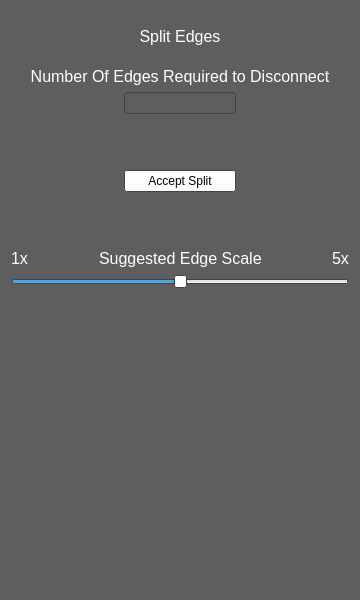
<?xml version="1.0" encoding="UTF-8"?>
<ui version="4.0">
 <class>SplitTabWidget</class>
 <widget class="QWidget" name="SplitTabWidget">
  <property name="geometry">
   <rect>
    <x>0</x>
    <y>0</y>
    <width>360</width>
    <height>600</height>
   </rect>
  </property>
  <property name="sizePolicy">
   <sizepolicy hsizetype="Preferred" vsizetype="Preferred">
    <horstretch>0</horstretch>
    <verstretch>0</verstretch>
   </sizepolicy>
  </property>
  <property name="minimumSize">
   <size>
    <width>360</width>
    <height>600</height>
   </size>
  </property>
  <property name="palette">
   <palette>
    <active>
     <colorrole role="WindowText">
      <brush brushstyle="SolidPattern">
       <color alpha="255">
        <red>255</red>
        <green>255</green>
        <blue>255</blue>
       </color>
      </brush>
     </colorrole>
     <colorrole role="Button">
      <brush brushstyle="SolidPattern">
       <color alpha="255">
        <red>255</red>
        <green>255</green>
        <blue>255</blue>
       </color>
      </brush>
     </colorrole>
     <colorrole role="Light">
      <brush brushstyle="SolidPattern">
       <color alpha="255">
        <red>255</red>
        <green>255</green>
        <blue>255</blue>
       </color>
      </brush>
     </colorrole>
     <colorrole role="Midlight">
      <brush brushstyle="SolidPattern">
       <color alpha="255">
        <red>255</red>
        <green>255</green>
        <blue>255</blue>
       </color>
      </brush>
     </colorrole>
     <colorrole role="Dark">
      <brush brushstyle="SolidPattern">
       <color alpha="255">
        <red>127</red>
        <green>127</green>
        <blue>127</blue>
       </color>
      </brush>
     </colorrole>
     <colorrole role="Mid">
      <brush brushstyle="SolidPattern">
       <color alpha="255">
        <red>170</red>
        <green>170</green>
        <blue>170</blue>
       </color>
      </brush>
     </colorrole>
     <colorrole role="Text">
      <brush brushstyle="SolidPattern">
       <color alpha="255">
        <red>255</red>
        <green>255</green>
        <blue>255</blue>
       </color>
      </brush>
     </colorrole>
     <colorrole role="BrightText">
      <brush brushstyle="SolidPattern">
       <color alpha="255">
        <red>255</red>
        <green>255</green>
        <blue>255</blue>
       </color>
      </brush>
     </colorrole>
     <colorrole role="ButtonText">
      <brush brushstyle="SolidPattern">
       <color alpha="255">
        <red>0</red>
        <green>0</green>
        <blue>0</blue>
       </color>
      </brush>
     </colorrole>
     <colorrole role="Base">
      <brush brushstyle="SolidPattern">
       <color alpha="255">
        <red>94</red>
        <green>94</green>
        <blue>94</blue>
       </color>
      </brush>
     </colorrole>
     <colorrole role="Window">
      <brush brushstyle="SolidPattern">
       <color alpha="255">
        <red>94</red>
        <green>94</green>
        <blue>94</blue>
       </color>
      </brush>
     </colorrole>
     <colorrole role="Shadow">
      <brush brushstyle="SolidPattern">
       <color alpha="255">
        <red>0</red>
        <green>0</green>
        <blue>0</blue>
       </color>
      </brush>
     </colorrole>
     <colorrole role="AlternateBase">
      <brush brushstyle="SolidPattern">
       <color alpha="255">
        <red>94</red>
        <green>94</green>
        <blue>94</blue>
       </color>
      </brush>
     </colorrole>
     <colorrole role="ToolTipBase">
      <brush brushstyle="SolidPattern">
       <color alpha="255">
        <red>255</red>
        <green>255</green>
        <blue>220</blue>
       </color>
      </brush>
     </colorrole>
     <colorrole role="ToolTipText">
      <brush brushstyle="SolidPattern">
       <color alpha="255">
        <red>0</red>
        <green>0</green>
        <blue>0</blue>
       </color>
      </brush>
     </colorrole>
    </active>
    <inactive>
     <colorrole role="WindowText">
      <brush brushstyle="SolidPattern">
       <color alpha="255">
        <red>255</red>
        <green>255</green>
        <blue>255</blue>
       </color>
      </brush>
     </colorrole>
     <colorrole role="Button">
      <brush brushstyle="SolidPattern">
       <color alpha="255">
        <red>255</red>
        <green>255</green>
        <blue>255</blue>
       </color>
      </brush>
     </colorrole>
     <colorrole role="Light">
      <brush brushstyle="SolidPattern">
       <color alpha="255">
        <red>255</red>
        <green>255</green>
        <blue>255</blue>
       </color>
      </brush>
     </colorrole>
     <colorrole role="Midlight">
      <brush brushstyle="SolidPattern">
       <color alpha="255">
        <red>255</red>
        <green>255</green>
        <blue>255</blue>
       </color>
      </brush>
     </colorrole>
     <colorrole role="Dark">
      <brush brushstyle="SolidPattern">
       <color alpha="255">
        <red>127</red>
        <green>127</green>
        <blue>127</blue>
       </color>
      </brush>
     </colorrole>
     <colorrole role="Mid">
      <brush brushstyle="SolidPattern">
       <color alpha="255">
        <red>170</red>
        <green>170</green>
        <blue>170</blue>
       </color>
      </brush>
     </colorrole>
     <colorrole role="Text">
      <brush brushstyle="SolidPattern">
       <color alpha="255">
        <red>255</red>
        <green>255</green>
        <blue>255</blue>
       </color>
      </brush>
     </colorrole>
     <colorrole role="BrightText">
      <brush brushstyle="SolidPattern">
       <color alpha="255">
        <red>255</red>
        <green>255</green>
        <blue>255</blue>
       </color>
      </brush>
     </colorrole>
     <colorrole role="ButtonText">
      <brush brushstyle="SolidPattern">
       <color alpha="255">
        <red>0</red>
        <green>0</green>
        <blue>0</blue>
       </color>
      </brush>
     </colorrole>
     <colorrole role="Base">
      <brush brushstyle="SolidPattern">
       <color alpha="255">
        <red>94</red>
        <green>94</green>
        <blue>94</blue>
       </color>
      </brush>
     </colorrole>
     <colorrole role="Window">
      <brush brushstyle="SolidPattern">
       <color alpha="255">
        <red>94</red>
        <green>94</green>
        <blue>94</blue>
       </color>
      </brush>
     </colorrole>
     <colorrole role="Shadow">
      <brush brushstyle="SolidPattern">
       <color alpha="255">
        <red>0</red>
        <green>0</green>
        <blue>0</blue>
       </color>
      </brush>
     </colorrole>
     <colorrole role="AlternateBase">
      <brush brushstyle="SolidPattern">
       <color alpha="255">
        <red>94</red>
        <green>94</green>
        <blue>94</blue>
       </color>
      </brush>
     </colorrole>
     <colorrole role="ToolTipBase">
      <brush brushstyle="SolidPattern">
       <color alpha="255">
        <red>255</red>
        <green>255</green>
        <blue>220</blue>
       </color>
      </brush>
     </colorrole>
     <colorrole role="ToolTipText">
      <brush brushstyle="SolidPattern">
       <color alpha="255">
        <red>0</red>
        <green>0</green>
        <blue>0</blue>
       </color>
      </brush>
     </colorrole>
    </inactive>
    <disabled>
     <colorrole role="WindowText">
      <brush brushstyle="SolidPattern">
       <color alpha="255">
        <red>127</red>
        <green>127</green>
        <blue>127</blue>
       </color>
      </brush>
     </colorrole>
     <colorrole role="Button">
      <brush brushstyle="SolidPattern">
       <color alpha="255">
        <red>255</red>
        <green>255</green>
        <blue>255</blue>
       </color>
      </brush>
     </colorrole>
     <colorrole role="Light">
      <brush brushstyle="SolidPattern">
       <color alpha="255">
        <red>255</red>
        <green>255</green>
        <blue>255</blue>
       </color>
      </brush>
     </colorrole>
     <colorrole role="Midlight">
      <brush brushstyle="SolidPattern">
       <color alpha="255">
        <red>255</red>
        <green>255</green>
        <blue>255</blue>
       </color>
      </brush>
     </colorrole>
     <colorrole role="Dark">
      <brush brushstyle="SolidPattern">
       <color alpha="255">
        <red>127</red>
        <green>127</green>
        <blue>127</blue>
       </color>
      </brush>
     </colorrole>
     <colorrole role="Mid">
      <brush brushstyle="SolidPattern">
       <color alpha="255">
        <red>170</red>
        <green>170</green>
        <blue>170</blue>
       </color>
      </brush>
     </colorrole>
     <colorrole role="Text">
      <brush brushstyle="SolidPattern">
       <color alpha="255">
        <red>127</red>
        <green>127</green>
        <blue>127</blue>
       </color>
      </brush>
     </colorrole>
     <colorrole role="BrightText">
      <brush brushstyle="SolidPattern">
       <color alpha="255">
        <red>255</red>
        <green>255</green>
        <blue>255</blue>
       </color>
      </brush>
     </colorrole>
     <colorrole role="ButtonText">
      <brush brushstyle="SolidPattern">
       <color alpha="255">
        <red>127</red>
        <green>127</green>
        <blue>127</blue>
       </color>
      </brush>
     </colorrole>
     <colorrole role="Base">
      <brush brushstyle="SolidPattern">
       <color alpha="255">
        <red>94</red>
        <green>94</green>
        <blue>94</blue>
       </color>
      </brush>
     </colorrole>
     <colorrole role="Window">
      <brush brushstyle="SolidPattern">
       <color alpha="255">
        <red>94</red>
        <green>94</green>
        <blue>94</blue>
       </color>
      </brush>
     </colorrole>
     <colorrole role="Shadow">
      <brush brushstyle="SolidPattern">
       <color alpha="255">
        <red>0</red>
        <green>0</green>
        <blue>0</blue>
       </color>
      </brush>
     </colorrole>
     <colorrole role="AlternateBase">
      <brush brushstyle="SolidPattern">
       <color alpha="255">
        <red>94</red>
        <green>94</green>
        <blue>94</blue>
       </color>
      </brush>
     </colorrole>
     <colorrole role="ToolTipBase">
      <brush brushstyle="SolidPattern">
       <color alpha="255">
        <red>255</red>
        <green>255</green>
        <blue>220</blue>
       </color>
      </brush>
     </colorrole>
     <colorrole role="ToolTipText">
      <brush brushstyle="SolidPattern">
       <color alpha="255">
        <red>0</red>
        <green>0</green>
        <blue>0</blue>
       </color>
      </brush>
     </colorrole>
    </disabled>
   </palette>
  </property>
  <property name="windowTitle">
   <string>Form</string>
  </property>
  <property name="autoFillBackground">
   <bool>true</bool>
  </property>
  <layout class="QGridLayout" name="gridLayout">
   <item row="0" column="0">
    <layout class="QVBoxLayout" name="verticalLayout_2">
     <property name="sizeConstraint">
      <enum>QLayout::SetMinimumSize</enum>
     </property>
     <property name="bottomMargin">
      <number>0</number>
     </property>
     <item>
      <layout class="QHBoxLayout" name="horizontalLayout_6">
       <property name="rightMargin">
        <number>0</number>
       </property>
       <item>
        <widget class="QLabel" name="label_16">
         <property name="sizePolicy">
          <sizepolicy hsizetype="Preferred" vsizetype="Preferred">
           <horstretch>1</horstretch>
           <verstretch>1</verstretch>
          </sizepolicy>
         </property>
         <property name="minimumSize">
          <size>
           <width>200</width>
           <height>50</height>
          </size>
         </property>
         <property name="palette">
          <palette>
           <active>
            <colorrole role="WindowText">
             <brush brushstyle="SolidPattern">
              <color alpha="255">
               <red>255</red>
               <green>255</green>
               <blue>255</blue>
              </color>
             </brush>
            </colorrole>
            <colorrole role="Button">
             <brush brushstyle="SolidPattern">
              <color alpha="255">
               <red>94</red>
               <green>94</green>
               <blue>94</blue>
              </color>
             </brush>
            </colorrole>
            <colorrole role="Light">
             <brush brushstyle="SolidPattern">
              <color alpha="255">
               <red>141</red>
               <green>141</green>
               <blue>141</blue>
              </color>
             </brush>
            </colorrole>
            <colorrole role="Midlight">
             <brush brushstyle="SolidPattern">
              <color alpha="255">
               <red>117</red>
               <green>117</green>
               <blue>117</blue>
              </color>
             </brush>
            </colorrole>
            <colorrole role="Dark">
             <brush brushstyle="SolidPattern">
              <color alpha="255">
               <red>47</red>
               <green>47</green>
               <blue>47</blue>
              </color>
             </brush>
            </colorrole>
            <colorrole role="Mid">
             <brush brushstyle="SolidPattern">
              <color alpha="255">
               <red>62</red>
               <green>62</green>
               <blue>62</blue>
              </color>
             </brush>
            </colorrole>
            <colorrole role="Text">
             <brush brushstyle="SolidPattern">
              <color alpha="255">
               <red>255</red>
               <green>255</green>
               <blue>255</blue>
              </color>
             </brush>
            </colorrole>
            <colorrole role="BrightText">
             <brush brushstyle="SolidPattern">
              <color alpha="255">
               <red>255</red>
               <green>255</green>
               <blue>255</blue>
              </color>
             </brush>
            </colorrole>
            <colorrole role="ButtonText">
             <brush brushstyle="SolidPattern">
              <color alpha="255">
               <red>255</red>
               <green>255</green>
               <blue>255</blue>
              </color>
             </brush>
            </colorrole>
            <colorrole role="Base">
             <brush brushstyle="SolidPattern">
              <color alpha="255">
               <red>0</red>
               <green>0</green>
               <blue>0</blue>
              </color>
             </brush>
            </colorrole>
            <colorrole role="Window">
             <brush brushstyle="SolidPattern">
              <color alpha="255">
               <red>94</red>
               <green>94</green>
               <blue>94</blue>
              </color>
             </brush>
            </colorrole>
            <colorrole role="Shadow">
             <brush brushstyle="SolidPattern">
              <color alpha="255">
               <red>0</red>
               <green>0</green>
               <blue>0</blue>
              </color>
             </brush>
            </colorrole>
            <colorrole role="AlternateBase">
             <brush brushstyle="SolidPattern">
              <color alpha="255">
               <red>47</red>
               <green>47</green>
               <blue>47</blue>
              </color>
             </brush>
            </colorrole>
            <colorrole role="ToolTipBase">
             <brush brushstyle="SolidPattern">
              <color alpha="255">
               <red>255</red>
               <green>255</green>
               <blue>220</blue>
              </color>
             </brush>
            </colorrole>
            <colorrole role="ToolTipText">
             <brush brushstyle="SolidPattern">
              <color alpha="255">
               <red>0</red>
               <green>0</green>
               <blue>0</blue>
              </color>
             </brush>
            </colorrole>
           </active>
           <inactive>
            <colorrole role="WindowText">
             <brush brushstyle="SolidPattern">
              <color alpha="255">
               <red>255</red>
               <green>255</green>
               <blue>255</blue>
              </color>
             </brush>
            </colorrole>
            <colorrole role="Button">
             <brush brushstyle="SolidPattern">
              <color alpha="255">
               <red>94</red>
               <green>94</green>
               <blue>94</blue>
              </color>
             </brush>
            </colorrole>
            <colorrole role="Light">
             <brush brushstyle="SolidPattern">
              <color alpha="255">
               <red>141</red>
               <green>141</green>
               <blue>141</blue>
              </color>
             </brush>
            </colorrole>
            <colorrole role="Midlight">
             <brush brushstyle="SolidPattern">
              <color alpha="255">
               <red>117</red>
               <green>117</green>
               <blue>117</blue>
              </color>
             </brush>
            </colorrole>
            <colorrole role="Dark">
             <brush brushstyle="SolidPattern">
              <color alpha="255">
               <red>47</red>
               <green>47</green>
               <blue>47</blue>
              </color>
             </brush>
            </colorrole>
            <colorrole role="Mid">
             <brush brushstyle="SolidPattern">
              <color alpha="255">
               <red>62</red>
               <green>62</green>
               <blue>62</blue>
              </color>
             </brush>
            </colorrole>
            <colorrole role="Text">
             <brush brushstyle="SolidPattern">
              <color alpha="255">
               <red>255</red>
               <green>255</green>
               <blue>255</blue>
              </color>
             </brush>
            </colorrole>
            <colorrole role="BrightText">
             <brush brushstyle="SolidPattern">
              <color alpha="255">
               <red>255</red>
               <green>255</green>
               <blue>255</blue>
              </color>
             </brush>
            </colorrole>
            <colorrole role="ButtonText">
             <brush brushstyle="SolidPattern">
              <color alpha="255">
               <red>255</red>
               <green>255</green>
               <blue>255</blue>
              </color>
             </brush>
            </colorrole>
            <colorrole role="Base">
             <brush brushstyle="SolidPattern">
              <color alpha="255">
               <red>0</red>
               <green>0</green>
               <blue>0</blue>
              </color>
             </brush>
            </colorrole>
            <colorrole role="Window">
             <brush brushstyle="SolidPattern">
              <color alpha="255">
               <red>94</red>
               <green>94</green>
               <blue>94</blue>
              </color>
             </brush>
            </colorrole>
            <colorrole role="Shadow">
             <brush brushstyle="SolidPattern">
              <color alpha="255">
               <red>0</red>
               <green>0</green>
               <blue>0</blue>
              </color>
             </brush>
            </colorrole>
            <colorrole role="AlternateBase">
             <brush brushstyle="SolidPattern">
              <color alpha="255">
               <red>47</red>
               <green>47</green>
               <blue>47</blue>
              </color>
             </brush>
            </colorrole>
            <colorrole role="ToolTipBase">
             <brush brushstyle="SolidPattern">
              <color alpha="255">
               <red>255</red>
               <green>255</green>
               <blue>220</blue>
              </color>
             </brush>
            </colorrole>
            <colorrole role="ToolTipText">
             <brush brushstyle="SolidPattern">
              <color alpha="255">
               <red>0</red>
               <green>0</green>
               <blue>0</blue>
              </color>
             </brush>
            </colorrole>
           </inactive>
           <disabled>
            <colorrole role="WindowText">
             <brush brushstyle="SolidPattern">
              <color alpha="255">
               <red>47</red>
               <green>47</green>
               <blue>47</blue>
              </color>
             </brush>
            </colorrole>
            <colorrole role="Button">
             <brush brushstyle="SolidPattern">
              <color alpha="255">
               <red>94</red>
               <green>94</green>
               <blue>94</blue>
              </color>
             </brush>
            </colorrole>
            <colorrole role="Light">
             <brush brushstyle="SolidPattern">
              <color alpha="255">
               <red>141</red>
               <green>141</green>
               <blue>141</blue>
              </color>
             </brush>
            </colorrole>
            <colorrole role="Midlight">
             <brush brushstyle="SolidPattern">
              <color alpha="255">
               <red>117</red>
               <green>117</green>
               <blue>117</blue>
              </color>
             </brush>
            </colorrole>
            <colorrole role="Dark">
             <brush brushstyle="SolidPattern">
              <color alpha="255">
               <red>47</red>
               <green>47</green>
               <blue>47</blue>
              </color>
             </brush>
            </colorrole>
            <colorrole role="Mid">
             <brush brushstyle="SolidPattern">
              <color alpha="255">
               <red>62</red>
               <green>62</green>
               <blue>62</blue>
              </color>
             </brush>
            </colorrole>
            <colorrole role="Text">
             <brush brushstyle="SolidPattern">
              <color alpha="255">
               <red>47</red>
               <green>47</green>
               <blue>47</blue>
              </color>
             </brush>
            </colorrole>
            <colorrole role="BrightText">
             <brush brushstyle="SolidPattern">
              <color alpha="255">
               <red>255</red>
               <green>255</green>
               <blue>255</blue>
              </color>
             </brush>
            </colorrole>
            <colorrole role="ButtonText">
             <brush brushstyle="SolidPattern">
              <color alpha="255">
               <red>47</red>
               <green>47</green>
               <blue>47</blue>
              </color>
             </brush>
            </colorrole>
            <colorrole role="Base">
             <brush brushstyle="SolidPattern">
              <color alpha="255">
               <red>94</red>
               <green>94</green>
               <blue>94</blue>
              </color>
             </brush>
            </colorrole>
            <colorrole role="Window">
             <brush brushstyle="SolidPattern">
              <color alpha="255">
               <red>94</red>
               <green>94</green>
               <blue>94</blue>
              </color>
             </brush>
            </colorrole>
            <colorrole role="Shadow">
             <brush brushstyle="SolidPattern">
              <color alpha="255">
               <red>0</red>
               <green>0</green>
               <blue>0</blue>
              </color>
             </brush>
            </colorrole>
            <colorrole role="AlternateBase">
             <brush brushstyle="SolidPattern">
              <color alpha="255">
               <red>94</red>
               <green>94</green>
               <blue>94</blue>
              </color>
             </brush>
            </colorrole>
            <colorrole role="ToolTipBase">
             <brush brushstyle="SolidPattern">
              <color alpha="255">
               <red>255</red>
               <green>255</green>
               <blue>220</blue>
              </color>
             </brush>
            </colorrole>
            <colorrole role="ToolTipText">
             <brush brushstyle="SolidPattern">
              <color alpha="255">
               <red>0</red>
               <green>0</green>
               <blue>0</blue>
              </color>
             </brush>
            </colorrole>
           </disabled>
          </palette>
         </property>
         <property name="font">
          <font>
           <pointsize>12</pointsize>
          </font>
         </property>
         <property name="autoFillBackground">
          <bool>true</bool>
         </property>
         <property name="text">
          <string>Split Edges</string>
         </property>
         <property name="scaledContents">
          <bool>true</bool>
         </property>
         <property name="alignment">
          <set>Qt::AlignCenter</set>
         </property>
         <property name="textInteractionFlags">
          <set>Qt::NoTextInteraction</set>
         </property>
        </widget>
       </item>
      </layout>
     </item>
     <item>
      <widget class="QLabel" name="label">
       <property name="palette">
        <palette>
         <active>
          <colorrole role="Text">
           <brush brushstyle="SolidPattern">
            <color alpha="255">
             <red>255</red>
             <green>255</green>
             <blue>255</blue>
            </color>
           </brush>
          </colorrole>
         </active>
         <inactive>
          <colorrole role="Text">
           <brush brushstyle="SolidPattern">
            <color alpha="255">
             <red>255</red>
             <green>255</green>
             <blue>255</blue>
            </color>
           </brush>
          </colorrole>
         </inactive>
         <disabled>
          <colorrole role="Text">
           <brush brushstyle="SolidPattern">
            <color alpha="255">
             <red>127</red>
             <green>127</green>
             <blue>127</blue>
            </color>
           </brush>
          </colorrole>
         </disabled>
        </palette>
       </property>
       <property name="font">
        <font>
         <pointsize>12</pointsize>
        </font>
       </property>
       <property name="text">
        <string>Number Of Edges Required to Disconnect</string>
       </property>
       <property name="alignment">
        <set>Qt::AlignCenter</set>
       </property>
      </widget>
     </item>
     <item>
      <layout class="QHBoxLayout" name="horizontalLayout_8">
       <property name="spacing">
        <number>10</number>
       </property>
       <property name="leftMargin">
        <number>0</number>
       </property>
       <property name="rightMargin">
        <number>0</number>
       </property>
       <property name="bottomMargin">
        <number>50</number>
       </property>
       <item>
        <spacer name="horizontalSpacer_7">
         <property name="orientation">
          <enum>Qt::Horizontal</enum>
         </property>
         <property name="sizeHint" stdset="0">
          <size>
           <width>40</width>
           <height>20</height>
          </size>
         </property>
        </spacer>
       </item>
       <item>
        <widget class="QLineEdit" name="edgesToBreak">
         <property name="palette">
          <palette>
           <active>
            <colorrole role="WindowText">
             <brush brushstyle="SolidPattern">
              <color alpha="255">
               <red>0</red>
               <green>0</green>
               <blue>0</blue>
              </color>
             </brush>
            </colorrole>
            <colorrole role="Text">
             <brush brushstyle="SolidPattern">
              <color alpha="255">
               <red>0</red>
               <green>0</green>
               <blue>0</blue>
              </color>
             </brush>
            </colorrole>
            <colorrole role="BrightText">
             <brush brushstyle="SolidPattern">
              <color alpha="255">
               <red>126</red>
               <green>126</green>
               <blue>126</blue>
              </color>
             </brush>
            </colorrole>
           </active>
           <inactive>
            <colorrole role="WindowText">
             <brush brushstyle="SolidPattern">
              <color alpha="255">
               <red>0</red>
               <green>0</green>
               <blue>0</blue>
              </color>
             </brush>
            </colorrole>
            <colorrole role="Text">
             <brush brushstyle="SolidPattern">
              <color alpha="255">
               <red>0</red>
               <green>0</green>
               <blue>0</blue>
              </color>
             </brush>
            </colorrole>
            <colorrole role="BrightText">
             <brush brushstyle="SolidPattern">
              <color alpha="255">
               <red>126</red>
               <green>126</green>
               <blue>126</blue>
              </color>
             </brush>
            </colorrole>
           </inactive>
           <disabled>
            <colorrole role="WindowText">
             <brush brushstyle="SolidPattern">
              <color alpha="255">
               <red>127</red>
               <green>127</green>
               <blue>127</blue>
              </color>
             </brush>
            </colorrole>
            <colorrole role="Text">
             <brush brushstyle="SolidPattern">
              <color alpha="255">
               <red>127</red>
               <green>127</green>
               <blue>127</blue>
              </color>
             </brush>
            </colorrole>
            <colorrole role="BrightText">
             <brush brushstyle="SolidPattern">
              <color alpha="255">
               <red>126</red>
               <green>126</green>
               <blue>126</blue>
              </color>
             </brush>
            </colorrole>
           </disabled>
          </palette>
         </property>
         <property name="readOnly">
          <bool>true</bool>
         </property>
        </widget>
       </item>
       <item>
        <spacer name="horizontalSpacer_4">
         <property name="orientation">
          <enum>Qt::Horizontal</enum>
         </property>
         <property name="sizeHint" stdset="0">
          <size>
           <width>40</width>
           <height>20</height>
          </size>
         </property>
        </spacer>
       </item>
      </layout>
     </item>
     <item>
      <layout class="QHBoxLayout" name="horizontalLayout_9">
       <property name="spacing">
        <number>10</number>
       </property>
       <property name="leftMargin">
        <number>0</number>
       </property>
       <property name="rightMargin">
        <number>0</number>
       </property>
       <property name="bottomMargin">
        <number>0</number>
       </property>
       <item>
        <spacer name="horizontalSpacer_9">
         <property name="orientation">
          <enum>Qt::Horizontal</enum>
         </property>
         <property name="sizeHint" stdset="0">
          <size>
           <width>40</width>
           <height>20</height>
          </size>
         </property>
        </spacer>
       </item>
       <item>
        <widget class="QPushButton" name="AcceptBreak">
         <property name="sizePolicy">
          <sizepolicy hsizetype="Expanding" vsizetype="Fixed">
           <horstretch>0</horstretch>
           <verstretch>0</verstretch>
          </sizepolicy>
         </property>
         <property name="toolTip">
          <string>ctrl+a</string>
         </property>
         <property name="text">
          <string>Accept Split</string>
         </property>
        </widget>
       </item>
       <item>
        <spacer name="horizontalSpacer_8">
         <property name="orientation">
          <enum>Qt::Horizontal</enum>
         </property>
         <property name="sizeHint" stdset="0">
          <size>
           <width>40</width>
           <height>20</height>
          </size>
         </property>
        </spacer>
       </item>
      </layout>
     </item>
     <item>
      <layout class="QHBoxLayout" name="horizontalLayout">
       <property name="leftMargin">
        <number>0</number>
       </property>
       <property name="topMargin">
        <number>50</number>
       </property>
       <property name="rightMargin">
        <number>0</number>
       </property>
       <property name="bottomMargin">
        <number>0</number>
       </property>
       <item>
        <widget class="QLabel" name="label_4">
         <property name="font">
          <font>
           <pointsize>12</pointsize>
          </font>
         </property>
         <property name="text">
          <string>1x</string>
         </property>
        </widget>
       </item>
       <item>
        <spacer name="horizontalSpacer_2">
         <property name="orientation">
          <enum>Qt::Horizontal</enum>
         </property>
         <property name="sizeHint" stdset="0">
          <size>
           <width>40</width>
           <height>20</height>
          </size>
         </property>
        </spacer>
       </item>
       <item>
        <widget class="QLabel" name="label_3">
         <property name="font">
          <font>
           <pointsize>12</pointsize>
          </font>
         </property>
         <property name="text">
          <string>Suggested Edge Scale</string>
         </property>
        </widget>
       </item>
       <item>
        <spacer name="horizontalSpacer">
         <property name="orientation">
          <enum>Qt::Horizontal</enum>
         </property>
         <property name="sizeHint" stdset="0">
          <size>
           <width>40</width>
           <height>20</height>
          </size>
         </property>
        </spacer>
       </item>
       <item>
        <widget class="QLabel" name="label_2">
         <property name="font">
          <font>
           <pointsize>12</pointsize>
          </font>
         </property>
         <property name="text">
          <string>5x</string>
         </property>
        </widget>
       </item>
      </layout>
     </item>
     <item>
      <widget class="QSlider" name="scaleSlider">
       <property name="maximum">
        <number>50</number>
       </property>
       <property name="value">
        <number>25</number>
       </property>
       <property name="orientation">
        <enum>Qt::Horizontal</enum>
       </property>
      </widget>
     </item>
     <item>
      <spacer name="verticalSpacer">
       <property name="orientation">
        <enum>Qt::Vertical</enum>
       </property>
       <property name="sizeHint" stdset="0">
        <size>
         <width>20</width>
         <height>40</height>
        </size>
       </property>
      </spacer>
     </item>
    </layout>
   </item>
  </layout>
 </widget>
 <resources/>
 <connections/>
</ui>
